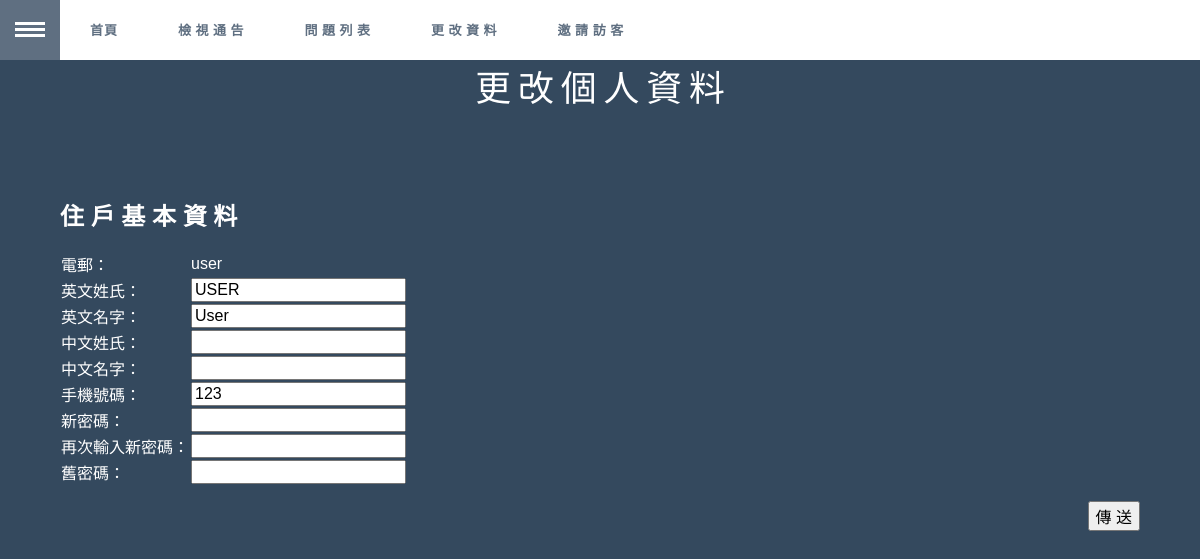
Page /user/edit_personal_information.php (signed in) on the committed database.
### tables this page shows
CREATE TABLE `resident` (
  `status` int(1) NOT NULL DEFAULT 2 COMMENT '0 = disabled, 1 = enabled, 2 = temporary',
  `email` varchar(128) NOT NULL,
  `hashed_email` char(128) NOT NULL,
  `password` char(128) DEFAULT NULL,
  `eng_first_name` varchar(40) DEFAULT NULL,
  `eng_last_name` varchar(40) DEFAULT NULL,
  `chi_first_name` varchar(6) DEFAULT NULL,
  `chi_last_name` varchar(6) DEFAULT NULL,
  `mobile_phone` char(8) DEFAULT NULL,
  `property_id` int(10) DEFAULT NULL,
  `lang` char(2) NOT NULL DEFAULT 'zh'
);

### lang/lang_conn.php (called while the page is built)
<?php
    if(!isset($_SESSION['lang'])){
        $_SESSION['lang'] == 'zh';
        require_once('../lang/chinese.php');
    }else if($_SESSION['lang'] == 'zh'){
        require_once('../lang/chinese.php');
    }else if($_SESSION['lang'] == 'en'){
        require_once('../lang/english.php');
    }
?>

### user/edit_personal_information.php (the view, shortened to what this page needs)
<?
require('../common/conn.php');
require_once('../lang/lang_conn.php');
$sql = $conn->prepare('SELECT * FROM resident WHERE email=?');
    $sql->bind_param('s', $_SESSION['user']['account']);
    $sql->execute();
    $result = $sql->get_result();
    if ($result->num_rows == 1) {
            $record = $result -> fetch_assoc();
            $email = $_SESSION['user']['account'];
            $chi_first_name = $record['chi_first_name'];
            $chi_last_name = $record['chi_last_name'];
            $eng_first_name = $record['eng_first_name'];
            $eng_last_name = $record['eng_last_name'];
            $mobile_phone = $record['mobile_phone'];
        }
?>
<!DOCTYPE html>
<html>
    <head>
        <?require("common/head.php");?>
    </head>
    <body>
        <?include('common/menuNew.php');?>
        <header><h1><?=$edit_personal_info_title?></h1></header>
        <form class="formCss" action="<?=$_SERVER['PHP_SELF']?>" method="post">
            <h2 style="color:#ffffff"><?=$edit_personal_info_basic?></h2>
            <table border="0" style="color:#ffffff">
                <tr>
                    <td><?=$edit_personal_info_email?></td>
                    <td><?=$email?></td>
                    <td>&nbsp;</td>
                </tr>
                <tr>
                    <td><?=$edit_personal_info_enLast?></td>
                    <td><input type="text" name="eng_last_name" value="<?=$eng_last_name?>" maxlength="40" required /></td>
                </tr>
                <tr>
                    <td><?=$edit_personal_info_enFirst?></td>
                    <td><input type="text" name="eng_first_name" value="<?=$eng_first_name?>" maxlength="40" required /></td>
                </tr>
                <tr>
                    <td><?=$edit_personal_info_zhLast?></td>
                    <td><input type="text" name="chi_last_name" value="<?=$chi_last_name?>" maxlength="6"/></td>
                </tr>
                <tr>
                    <td><?=$edit_personal_info_zhFirst?></td>
                    <td><input type="text" name="chi_first_name" value="<?=$chi_first_name?>" maxlength="6" /></td>
                </tr>
                <tr>
                    <td><?=$edit_personal_info_phone?></td>
                    <td><input type="text" name="mobile_phone" value="<?=$mobile_phone?>" maxlength="8" placeholder="+852" required/></td>
                </tr>
                <tr>
                    <td><?=$edit_personal_info_newPw?></td>
                    <td><input type="password" name="new_password" value="" maxlength="128"/></td>
                </tr>
                <tr>
                    <td><?=$edit_personal_info_reenter?></td>
                    <td><input type="password" name="new_password_confirm" value=""  maxlength="128"/></td>
                </tr>
                <tr>
                    <td><?=$edit_personal_info_oldPw?></td>
                    <td><input type="password" name="old_password" value="" maxlength="128" required/></td>
                </tr>
            </table>
            <p> <input type="submit" name="submit" value="<?=$edit_personal_info_send?>" /> </p>
        </form>
    </body>
</html>

### lang/chinese.php (shortened to what this page needs)
<?php
    $admin_menuNew_homepage = "首頁";
    $user_menuNew_list = "問 題 列 表";
    $user_menuNew_person = "更 改 資 料";
    $edit_personal_info_title = "更 改 個 人 資 料";
    $edit_personal_info_basic = "住 戶 基 本 資 料";
    $edit_personal_info_email = "電郵：";
    $edit_personal_info_enLast = "英文姓氏：";
    $edit_personal_info_enFirst = "英文名字：";
    $edit_personal_info_zhLast = "中文姓氏：";
    $edit_personal_info_zhFirst = "中文名字：";
    $edit_personal_info_phone = "手機號碼：";
    $edit_personal_info_newPw = "新密碼：";
    $edit_personal_info_reenter = "再次輸入新密碼：";
    $edit_personal_info_oldPw = "舊密碼：";
    $edit_personal_info_send = "傳 送";
    $invite_visitors = "邀 請 訪 客";
    $change_language = "繁 ｜ <a href='../lang/change_en.php'>ENG</a>";
    $user_menuNew_announcement_list = "檢 視 通 告";
?>

### user/common/head.php (shortened to what this page needs)
<link type="text/css" rel="stylesheet" href="../common/css/datatables.min.css">
<link rel="stylesheet" href="https://cdnjs.cloudflare.com/ajax/libs/font-awesome/5.15.1/css/all.min.css">
<link rel="stylesheet" type="text/css" href="../common/css/normalize.css" />
<link rel="stylesheet" type="text/css" href="../common/css/demo.css" />
<link rel="stylesheet" type="text/css" href="../common/css/component.css" />
<link rel="stylesheet" type="text/css" href="../common/css/mobile.css" />
<link type="text/css" rel="stylesheet" href="../common/css/Chart.css">
<link type="text/css" rel="stylesheet" href="../common/css/Chart.min.css">
<link type="text/css" rel="stylesheet" href="../common/css/loading.css" />

### user/common/menuNew.php (shortened to what this page needs)
<?
require_once('../lang/lang_conn.php');
?>
  <div class="topleft" style="display: flex;position: absolute;top: 8px;right: 16px;font-size: 18px;color: #FFF;"><a href="./main.php"><?=$home_page?></a></div>
	<div class="topright" style="display: flex;position: absolute;top: 8px;right: 16px;font-size: 18px;color: #FFF;">
    <?=$change_language?>
  </div>
		<div class="container">
			<ul id="gn-menu" class="gn-menu-main" style="z-index:999;">
				<li class="gn-trigger" style="">
					<a class="gn-icon gn-icon-menu"><span>Menu</span></a>
					<nav class="gn-menu-wrapper ">
						<div class="gn-scroller">
							<ul class="gn-menu">
								<li>
									<a class="" href="../lang/change_en.php">Change English Language</a>
								</li>
							</ul>
						</div>
					</nav>
				</li>
				<div class="headScroll">
				<ul class="leftRight" >
				<li class="mobileDisplay">
				    <a href="index.php"><i class="fas fa-sign-out-alt icon-main-nav"></i><?= $admin_menuNew_homepage?></a>
			    </li>
					<?
					if(isSet($_SESSION['user'])){
						if ($_SESSION['user']['is_owner'] != 1)  {
						echo "
				<li><a href='announcement_list.php'><i class='fas fa-exclamation icon-main-nav'style='font-size:30px;padding-top: 20%;'></i>$user_menuNew_announcement_list</a></li>
				<li><a href='feedback_list.php'><i class='fas fa-list icon-main-nav'style='font-size:30px;padding-top: 20%;'></i>$user_menuNew_list</a></li>
				<li><a href='edit_personal_information.php'><i class='fas fa-user-edit icon-main-nav' style='font-size:30px;padding-top: 20%;'></i>$user_menuNew_person</a></li>
				<li><a href='invite_visitors.php'><i class='fas fa-user-plus icon-main-nav'style='font-size:30px;padding-top: 20%;'></i>$invite_visitors</a></li>";
				}
			}
			?>
				</ul>
				</div>
			</ul>

### common/css/demo.css (style rules this page uses)
body { background: #34495e !important; margin: 0; min-height: 100vh; }
.container > header, .container > content, .codrops-top { color: #fff; font-family: 'Lato', Arial, sans-serif; }
.container > header { margin: 0 auto; padding: 12em 2em; padding-left: 370px; }
.container > header h1 { font-size: 3.2em; line-height: 1.3; margin: 0; font-weight: 300; }
.container p { text-align: right; }
@media screen and (max-width: 2560px) { .container > header { margin: 0 auto; padding: 65px 50px; font-size: 70%; text-align: center; } }
.formCss { margin:0 5% 50%; }

### common/css/component.css (style rules this page uses)
*, *:after, *::before { -webkit-box-sizing: border-box; -moz-box-sizing: border-box; box-sizing: border-box; }
.gn-menu-main, .gn-menu-main ul { margin: 0; padding: 0; background: white; color: #5f6f81; list-style: none; text-transform: none; font-weight: 300; font-family: 'Lato', Arial, sans-serif; line-height: 60px; white-space: nowrap; display: inline; height:100%; }
.gn-menu-main > .headScroll { overflow-x: auto; white-space: nowrap; }
.gn-menu-main > .headScroll >.leftRight { margin: 0; padding: 0; background: white; color: #5f6f81; list-style: none; text-transform: none; font-weight: 300; font-family: 'Lato', Arial, sans-serif; line-height: 60px; white-space: nowrap; display: inline-flex; height:60px; }
.headScroll > ul > li > a { padding: 0 30px; text-transform: uppercase; letter-spacing: 1px; font-weight: bold; }
.gn-menu-main { position: fixed; top: 0; left: 0; width: 100%; height: 60px; font-size: 13px; transition: top 0.3s; }
.gn-menu-main a { display: block; height: 100%; color: #5f6f81; text-decoration: none; cursor: pointer; }
.gn-menu-main > li { display: block; float: left; height: 100%; border-right: 1px solid #c6d0da; text-align: center; }
.gn-menu-main li.gn-trigger { position: relative; width: 60px; -webkit-touch-callout: none; -webkit-user-select: none; -khtml-user-select: none; -moz-user-select: none; -ms-user-select: none; user-select: none; }
.gn-menu-main > li > a { padding: 0 30px; text-transform: uppercase; letter-spacing: 1px; font-weight: bold; }
.gn-menu-main:after { display: table; clear: both; content: ""; }
.gn-menu-wrapper { position: fixed; top: 60px; bottom: 0; left: 0; overflow: hidden; width: 60px; border-top: 1px solid #c6d0da; background: white; -webkit-transform: translateX(-60px); -moz-transform: translateX(-60px); transform: translateX(-60px); -webkit-transition: -webkit-transform 0.3s, width 0.3s; -moz-transition: -moz-transform 0.3s, width 0.3s; transition: transform 0.3s, width 0.3s; }
.gn-scroller { position: absolute; overflow-y: scroll; width: 100%; height: 100%; }
.gn-menu { border-bottom: 1px solid #c6d0da; text-align: left; font-size: 18px; top: 0; display: block; }
.gn-icon::before { display: inline-block; width: 60px; text-align: center; text-transform: none; font-weight: normal; font-style: normal; font-variant: normal; font-family: 'ecoicons'; line-height: 1; speak: none; -webkit-font-smoothing: antialiased; }
.gn-icon-menu::before { margin-left: -15px; vertical-align: -2px; width: 30px; height: 3px; background: #5f6f81; box-shadow: 0 3px white, 0 -6px #5f6f81, 0 -9px white, 0 -12px #5f6f81; content: ''; }

### common/css/loading.css (style rules this page uses)
html, body { height: 100%; }
body { position: relative; background: #99d2e4; background: -webkit-linear-gradient(315deg, #99d2e4 0%, #ffd4da 100%); background: linear-gradient(135deg, #99d2e4 0%, #ffd4da 100%); }

### rows in the picture
resident: eng_last_name "USER", eng_first_name "User", mobile_phone "123"

### other values in the picture
$admin_menuNew_homepage "首頁"
$user_menuNew_announcement_list "檢 視 通 告"
$user_menuNew_list "問 題 列 表"
$user_menuNew_person "更 改 資 料"
$invite_visitors "邀 請 訪 客"
$edit_personal_info_title "更 改 個 人 資 料"
$edit_personal_info_basic "住 戶 基 本 資 料"
$edit_personal_info_email "電郵："
$email "user"
$edit_personal_info_enLast "英文姓氏："
$edit_personal_info_enFirst "英文名字："
$edit_personal_info_zhLast "中文姓氏："
$edit_personal_info_zhFirst "中文名字："
$edit_personal_info_phone "手機號碼："
$edit_personal_info_newPw "新密碼："
